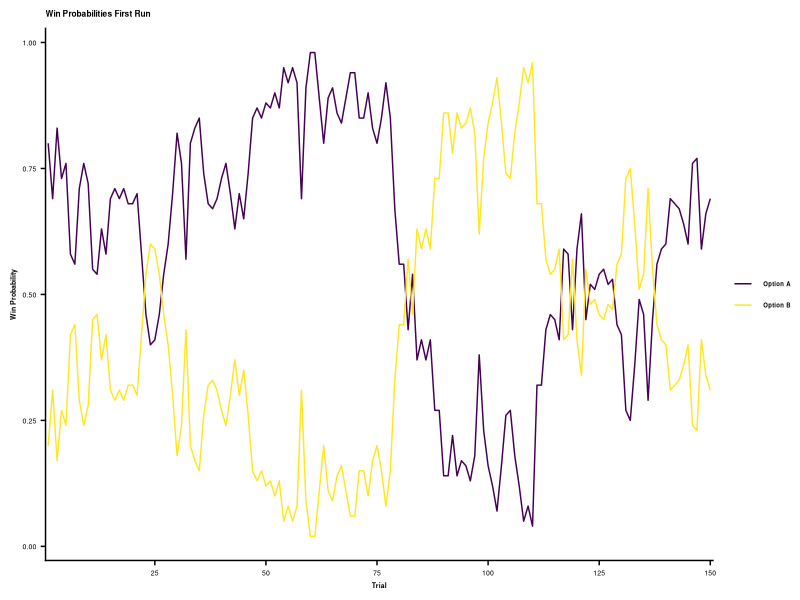
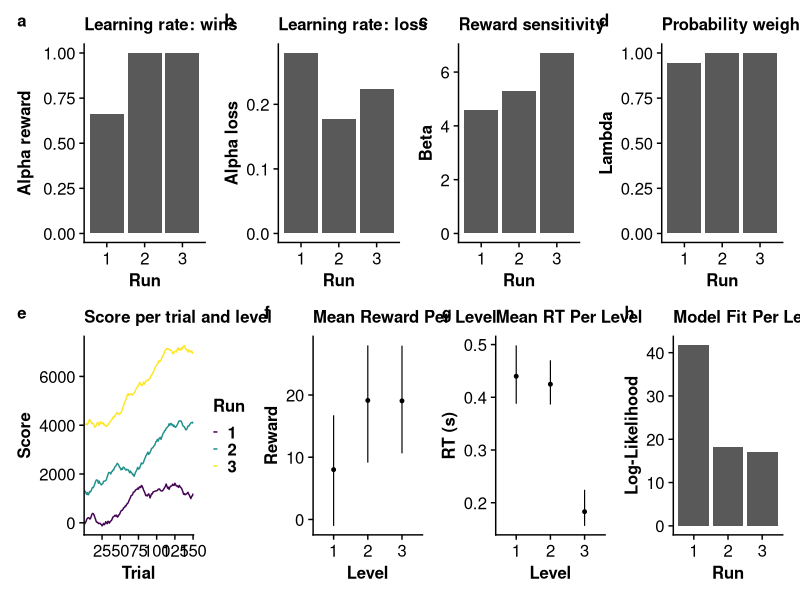

Reproduce these figures in R, in order.
library(foreign)
library(ggplot2)
library(cowplot)
library(MASS)
library(Hmisc)
library(plyr)
library(ggridges)
library(viridisLite)
library(viridis)
library(tidyr)
library(patchwork)


### INSERT YOUR ID HERE ###
ID = 'simon_test'


# Create plots folder
if (!dir.exists("plots")) {
  dir.create("plots", recursive = TRUE)
}

# Load data
trial_data <- read.csv(file.path('Tables', 'Demo_Influenca_trial_data.csv'),  header=TRUE)
run_data <- read.csv(file.path('Tables', 'Demo_Influenca_run_data.csv'),  header=TRUE)

# Select only runs of ID
trial_data_sub <- trial_data[trial_data$ID == ID,]
run_data_sub <- run_data[run_data$ID == ID,]

# Select trial data of first run
trial_data_first_run <- trial_data_sub[trial_data_sub$run_counter == 1,]

# Convert to long format
trial_data_first_run_l_p_reward <- pivot_longer(trial_data_first_run, col = c('p_reward_a', 'p_reward_b'), names_to = 'p_reward_option', values_to = 'p_reward')

# Plot win probabilities of first run
p_win_probs <- ggplot(trial_data_first_run_l_p_reward, aes(x = factor(trial), y = p_reward, color = factor(p_reward_option))) +
  geom_line(aes(group = p_reward_option)) +
  theme_cowplot() +
  scale_color_viridis(option = "D", discrete = TRUE, labels = c("Option A", "Option B")) +
  scale_x_discrete(breaks=seq(0, 150, 25)) +
  xlab(label = 'Trial') +
  ylab(label = 'Win Probability') +
  theme(
    panel.background = element_rect(fill = "white", color = NA),
    plot.background  = element_rect(fill = "white", color = NA),
    legend.background = element_rect(fill = "white", color = NA),
    text = element_text(face = 'bold',size = 5),axis.text = element_text(face = 'plain',size = 5),
    legend.title = (element_blank()),
    plot.title = element_text(size=6)) +
  ggtitle("Win Probabilities First Run")

ggsave(file.path("plots", paste0("fig_", ID, "_win_probabilities_first_run.png")), plot = p_win_probs, width = 3, height = 2, units = "in", dpi = 300)

# Plot scores
p_scores <- ggplot(trial_data_sub, aes(x = factor(trial), y = score, color = factor(level))) +
  geom_line(aes(group = level)) +
  theme_cowplot() +
  scale_color_viridis(option = "D", discrete = TRUE) +
  scale_x_discrete(breaks=seq(0, 150, 25)) +
  xlab(label = 'Trial') +
  ylab(label = 'Score') +
  labs(color = "Run") +
  theme(
    text = element_text(face = 'bold',size = 12),axis.text = element_text(face = 'plain',size = 12.0),
    legend.title = (element_text(size=12)),
    plot.title = element_text(size=12)) +
  ggtitle("Score per trial and level")

# Alpha win
p_alpha_win <- ggplot(run_data_sub, aes(x = factor(level), y = alpha_win)) +
  geom_col() +
  theme_cowplot() +
  xlab(label = 'Run') +
  ylab(label = 'Alpha reward') +
  theme(text = element_text(face = 'bold',size = 12),axis.text = element_text(face = 'plain',size = 12.0),
        legend.title = (element_blank()), legend.position="none",
        plot.title = element_text(size=12)) +
  ggtitle("Learning rate: wins")

p_alpha_pun <- ggplot(run_data_sub, aes(x = factor(level), y = alpha_pun)) +
  geom_col() +
  theme_cowplot() +
  xlab(label = 'Run') +
  ylab(label = 'Alpha loss') +
  theme(text = element_text(face = 'bold',size = 12),axis.text = element_text(face = 'plain',size = 12.0),
        legend.title = (element_blank()), legend.position="none",
        plot.title = element_text(size=12)) +
  ggtitle("Learning rate: loss")

p_beta <- ggplot(run_data_sub, aes(x = factor(level), y = beta)) +
  geom_col() +
  theme_cowplot() +
  xlab(label = 'Run') +
  ylab(label = 'Beta') +
  theme(text = element_text(face = 'bold',size = 12),axis.text = element_text(face = 'plain',size = 12.0),
        legend.title = (element_blank()), legend.position="none",
        plot.title = element_text(size=12)) +
  ggtitle("Reward sensitivity")

p_lambda <- ggplot(run_data_sub, aes(x = factor(level), y = lambda)) +
  geom_col() +
  theme_cowplot() +
  xlab(label = 'Run') +
  ylab(label = 'Lambda') +
  theme(text = element_text(face = 'bold',size = 12),axis.text = element_text(face = 'plain',size = 12.0),
        legend.title = (element_blank()), legend.position="none",
        plot.title = element_text(size=12)) +
  ggtitle("Probability weighting")

# Log-Likelihood per level
p_ll <- ggplot(run_data_sub, aes(x = factor(level), y = log_likelihood)) +
  geom_col() +
  theme_cowplot() +
  xlab(label = 'Run') +
  ylab(label = 'Log-Likelihood') +
  theme(text = element_text(face = 'bold',size = 12),axis.text = element_text(face = 'plain',size = 12.0),
        legend.title = (element_blank()), legend.position="none",
        plot.title = element_text(size=12)) +
  ggtitle("Model Fit Per Level")

# Reward
p_outcomes <- ggplot(trial_data_sub, aes(x = factor(level), y = reward)) +
  stat_summary(fun = mean, size = 1, position = position_dodge(width = 0.6), geom = "point") +
  stat_summary(fun.data = "mean_cl_boot", size = 0.4, position = position_dodge(width = 0.6), geom = "linerange") +
  theme_cowplot() +
  xlab(label = 'Level') +
  ylab(label = 'Reward') +
  theme(text = element_text(face = 'bold',size = 12),axis.text = element_text(face = 'plain',size = 12.0),
        legend.title = (element_text(size=12)),
        plot.title = element_text(size=12)) +
  ggtitle("Mean Reward Per Level")

# RTs
p_rt <- ggplot(trial_data_sub, aes(x = factor(level), y = rt)) +
  stat_summary(fun = mean, size = 1, position = position_dodge(width = 0.6), geom = "point") +
  stat_summary(fun.data = "mean_cl_boot", size = 0.4, position = position_dodge(width = 0.6), geom = "linerange") +
  theme_cowplot() +
  xlab(label = 'Level') +
  ylab(label = 'RT (s)') +
  #labs(color = 'Level') +
  theme(text = element_text(face = 'bold',size = 12),axis.text = element_text(face = 'plain',size = 12.0),
        legend.title = (element_text(size=12)),
        plot.title = element_text(size=12)) +
  ggtitle("Mean RT Per Level")

fig_stan_estimates <- (p_alpha_win | p_alpha_pun | p_beta | p_lambda) / 
  (p_scores | p_outcomes | p_rt | p_ll) +
  plot_annotation(tag_levels = 'a') & theme(plot.tag = element_text(size = 12), 
                                            legend.key.size = unit(0.1, 'in'),
                                            legend.key.width = unit(0.05, 'in'),
                                            legend.title = element_text(size=12),
                                            legend.text = element_text(size=12))

ggsave(file.path("plots", paste0("fig_", ID, ".png")), plot = fig_stan_estimates, width = 12, height = 6, units = "in", dpi = 600)



### Parameter plots of all participants
alpha_win <- ggplot(run_data, aes(x = factor(run_counter), y = alpha_win)) +
  stat_summary(fun = mean, size = 1, position = position_dodge(width = 0.6), geom = "point") +
  stat_summary(fun.data = "mean_cl_boot", size = 0.4, position = position_dodge(width = 0.6), geom = "linerange") +
  theme_cowplot() +
  scale_color_viridis(option = "D") +
  xlab(label = 'Run') +
  ylab(label = expression(alpha['win'])) +
  theme(text = element_text(face = 'bold', size = 12),axis.text = element_text(face = 'plain',size = 12.0),
        legend.title = (element_blank()), legend.position="none",
        axis.text.x = element_blank(),
        axis.title.x = element_blank(),
        plot.title = element_text(size=12)) +
  ggtitle("Learning rate: wins")

alpha_pun <- ggplot(run_data, aes(x = factor(run_counter), y = alpha_pun)) +
  stat_summary(fun = mean, size = 1, position = position_dodge(width = 0.6), geom = "point") +
  stat_summary(fun.data = "mean_cl_boot", size = 0.4, position = position_dodge(width = 0.6), geom = "linerange") +
  theme_cowplot() +
  scale_color_viridis(option = "D") +
  xlab(label = 'Run') +
  ylab(label =  expression(alpha['pun'])) +
  theme(text = element_text(face = 'bold', size = 12),axis.text = element_text(face = 'plain',size = 12.0),
        legend.title = (element_blank()), legend.position="none",
        axis.text.x = element_blank(),
        axis.title.x = element_blank(),
        plot.title = element_text(size=12)) +
  ggtitle("Learning rate: loss")

beta <- ggplot(run_data, aes(x = factor(run_counter), y = beta)) +
  stat_summary(fun = mean, size = 1, position = position_dodge(width = 0.6), geom = "point") +
  stat_summary(fun.data = "mean_cl_boot", size = 0.4, position = position_dodge(width = 0.6), geom = "linerange") +
  theme_cowplot() +
  scale_color_viridis(option = "D") +
  xlab(label = 'Run') +
  ylab(label = expression(beta)) +
  theme(text = element_text(face = 'bold',size = 12),axis.text = element_text(face = 'plain',size = 12.0),
        legend.title = (element_blank()),legend.position="none",
        plot.title = element_text(size=12)) +
  ggtitle("Reward sensitivity")

lambda <- ggplot(run_data, aes(x = factor(run_counter), y = lambda)) +
  stat_summary(fun = mean, size = 1, position = position_dodge(width = 0.6), geom = "point") +
  stat_summary(fun.data = "mean_cl_boot", size = 0.4, position = position_dodge(width = 0.6), geom = "linerange") +
  theme_cowplot() +
  scale_color_viridis(option = "D") +
  xlab(label = 'Run') +
  ylab(label = expression(lambda)) +
  theme(text = element_text(face = 'bold',size = 12),axis.text = element_text(face = 'plain',size = 12.0),
        legend.title = (element_blank()),legend.position="none",
        plot.title = element_text(size=12)) + 
  ggtitle("Probability weighting")
